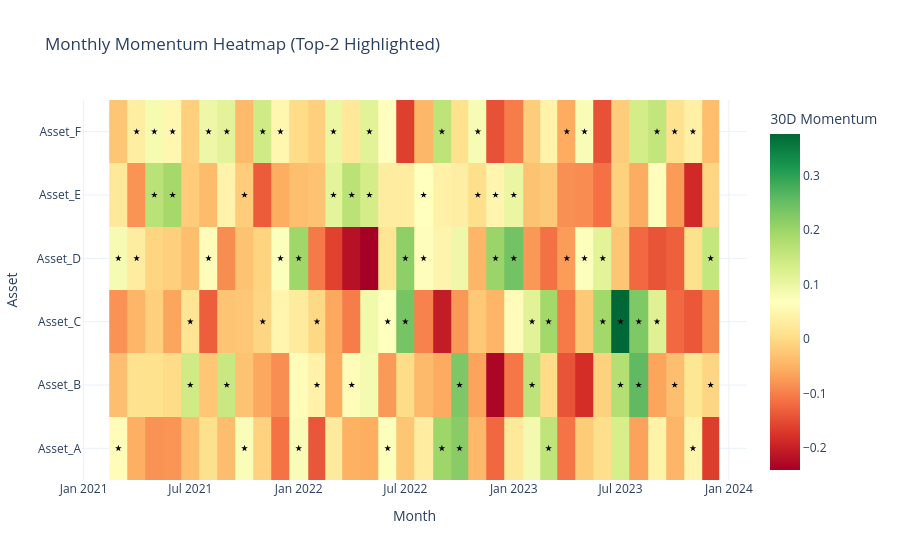

Write notebook code for a chart like this one.
### Code cell
import plotly.express as px
import plotly.graph_objects as go
import numpy as np

momentum_monthly = momentum_on_first_days.groupby(momentum_on_first_days.index).first()
momentum_monthly.index = momentum_monthly.index.astype(str)

top2_mask = momentum_monthly.apply(
    lambda row: row.nlargest(2).index.tolist(),
    axis=1
)

fig = go.Figure()

# Heatmap layer
fig.add_trace(
    go.Heatmap(
        z=momentum_monthly.T.values,
        x=momentum_monthly.index,
        y=momentum_monthly.columns,
        colorscale="RdYlGn",
        colorbar=dict(title="30D Momentum")
    )
)

# Overlay markers for Top-2
for month_idx, month in enumerate(momentum_monthly.index):
    for asset in top2_mask.loc[month]:
        asset_idx = list(momentum_monthly.columns).index(asset)

        fig.add_trace(
            go.Scatter(
                x=[month],
                y=[asset],
                mode="markers",
                marker=dict(
                    symbol="star",
                    size=5,
                    color="black"
                ),
                showlegend=False
            )
        )

fig.update_layout(
    title="Monthly Momentum Heatmap (Top-2 Highlighted)",
    xaxis_title="Month",
    yaxis_title="Asset",
    template="plotly_white"
)

fig.show()

### Figure 1 — Plotly figure (JSON) as saved in the notebook; plotly's stock layout.template omitted (floating-point values rounded to 4 significant figures; data arrays with more than 128 entries replaced by an {"elided": "..."} marker saying what was removed)
{"data": [{"colorbar": {"title": {"text": "30D Momentum"}}, "colorscale": [[0, "rgb(165,0,38)"], [0.1, "rgb(215,48,39)"], [0.2, "rgb(244,109,67)"], [0.3, "rgb(253,174,97)"], [0.4, "rgb(254,224,139)"], [0.5, "rgb(255,255,191)"], [0.6, "rgb(217,239,139)"], [0.7, "rgb(166,217,106)"], [0.8, "rgb(102,189,99)"], [0.9, "rgb(26,152,80)"], [1, "rgb(0,104,55)"]], "type": "heatmap", "x": ["2021-03", "2021-04", "2021-05", "2021-06", "2021-07", "2021-08", "2021-09", "2021-10", "2021-11", "2021-12", "2022-01", "2022-02", "2022-03", "2022-04", "2022-05", "2022-06", "2022-07", "2022-08", "2022-09", "2022-10", "2022-11", "2022-12", "2023-01", "2023-02", "2023-03", "2023-04", "2023-05", "2023-06", "2023-07", "2023-08", "2023-09", "2023-10", "2023-11", "2023-12"], "y": ["Asset_A", "Asset_B", "Asset_C", "Asset_D", "Asset_E", "Asset_F"], "z": {"elided": "6x34 float values"}}, {"marker": {"color": "black", "size": 5, "symbol": "star"}, "mode": "markers", "showlegend": false, "type": "scatter", "x": ["2021-03"], "y": ["Asset_D"]}, {"marker": {"color": "black", "size": 5, "symbol": "star"}, "mode": "markers", "showlegend": false, "type": "scatter", "x": ["2021-03"], "y": ["Asset_A"]}, {"marker": {"color": "black", "size": 5, "symbol": "star"}, "mode": "markers", "showlegend": false, "type": "scatter", "x": ["2021-04"], "y": ["Asset_F"]}, {"marker": {"color": "black", "size": 5, "symbol": "star"}, "mode": "markers", "showlegend": false, "type": "scatter", "x": ["2021-04"], "y": ["Asset_D"]}, {"marker": {"color": "black", "size": 5, "symbol": "star"}, "mode": "markers", "showlegend": false, "type": "scatter", "x": ["2021-05"], "y": ["Asset_E"]}, {"marker": {"color": "black", "size": 5, "symbol": "star"}, "mode": "markers", "showlegend": false, "type": "scatter", "x": ["2021-05"], "y": ["Asset_F"]}, {"marker": {"color": "black", "size": 5, "symbol": "star"}, "mode": "markers", "showlegend": false, "type": "scatter", "x": ["2021-06"], "y": ["Asset_E"]}, {"marker": {"color": "black", "size": 5, "symbol": "star"}, "mode": "markers", "showlegend": false, "type": "scatter", "x": ["2021-06"], "y": ["Asset_F"]}, {"marker": {"color": "black", "size": 5, "symbol": "star"}, "mode": "markers", "showlegend": false, "type": "scatter", "x": ["2021-07"], "y": ["Asset_B"]}, {"marker": {"color": "black", "size": 5, "symbol": "star"}, "mode": "markers", "showlegend": false, "type": "scatter", "x": ["2021-07"], "y": ["Asset_C"]}, {"marker": {"color": "black", "size": 5, "symbol": "star"}, "mode": "markers", "showlegend": false, "type": "scatter", "x": ["2021-08"], "y": ["Asset_F"]}, {"marker": {"color": "black", "size": 5, "symbol": "star"}, "mode": "markers", "showlegend": false, "type": "scatter", "x": ["2021-08"], "y": ["Asset_D"]}, {"marker": {"color": "black", "size": 5, "symbol": "star"}, "mode": "markers", "showlegend": false, "type": "scatter", "x": ["2021-09"], "y": ["Asset_B"]}, {"marker": {"color": "black", "size": 5, "symbol": "star"}, "mode": "markers", "showlegend": false, "type": "scatter", "x": ["2021-09"], "y": ["Asset_F"]}, {"marker": {"color": "black", "size": 5, "symbol": "star"}, "mode": "markers", "showlegend": false, "type": "scatter", "x": ["2021-10"], "y": ["Asset_A"]}, {"marker": {"color": "black", "size": 5, "symbol": "star"}, "mode": "markers", "showlegend": false, "type": "scatter", "x": ["2021-10"], "y": ["Asset_E"]}, {"marker": {"color": "black", "size": 5, "symbol": "star"}, "mode": "markers", "showlegend": false, "type": "scatter", "x": ["2021-11"], "y": ["Asset_F"]}, {"marker": {"color": "black", "size": 5, "symbol": "star"}, "mode": "markers", "showlegend": false, "type": "scatter", "x": ["2021-11"], "y": ["Asset_C"]}, {"marker": {"color": "black", "size": 5, "symbol": "star"}, "mode": "markers", "showlegend": false, "type": "scatter", "x": ["2021-12"], "y": ["Asset_D"]}, {"marker": {"color": "black", "size": 5, "symbol": "star"}, "mode": "markers", "showlegend": false, "type": "scatter", "x": ["2021-12"], "y": ["Asset_F"]}, {"marker": {"color": "black", "size": 5, "symbol": "star"}, "mode": "markers", "showlegend": false, "type": "scatter", "x": ["2022-01"], "y": ["Asset_D"]}, {"marker": {"color": "black", "size": 5, "symbol": "star"}, "mode": "markers", "showlegend": false, "type": "scatter", "x": ["2022-01"], "y": ["Asset_A"]}, {"marker": {"color": "black", "size": 5, "symbol": "star"}, "mode": "markers", "showlegend": false, "type": "scatter", "x": ["2022-02"], "y": ["Asset_B"]}, {"marker": {"color": "black", "size": 5, "symbol": "star"}, "mode": "markers", "showlegend": false, "type": "scatter", "x": ["2022-02"], "y": ["Asset_C"]}, {"marker": {"color": "black", "size": 5, "symbol": "star"}, "mode": "markers", "showlegend": false, "type": "scatter", "x": ["2022-03"], "y": ["Asset_E"]}, {"marker": {"color": "black", "size": 5, "symbol": "star"}, "mode": "markers", "showlegend": false, "type": "scatter", "x": ["2022-03"], "y": ["Asset_F"]}, {"marker": {"color": "black", "size": 5, "symbol": "star"}, "mode": "markers", "showlegend": false, "type": "scatter", "x": ["2022-04"], "y": ["Asset_E"]}, {"marker": {"color": "black", "size": 5, "symbol": "star"}, "mode": "markers", "showlegend": false, "type": "scatter", "x": ["2022-04"], "y": ["Asset_B"]}, {"marker": {"color": "black", "size": 5, "symbol": "star"}, "mode": "markers", "showlegend": false, "type": "scatter", "x": ["2022-05"], "y": ["Asset_E"]}, {"marker": {"color": "black", "size": 5, "symbol": "star"}, "mode": "markers", "showlegend": false, "type": "scatter", "x": ["2022-05"], "y": ["Asset_F"]}, {"marker": {"color": "black", "size": 5, "symbol": "star"}, "mode": "markers", "showlegend": false, "type": "scatter", "x": ["2022-06"], "y": ["Asset_A"]}, {"marker": {"color": "black", "size": 5, "symbol": "star"}, "mode": "markers", "showlegend": false, "type": "scatter", "x": ["2022-06"], "y": ["Asset_C"]}, {"marker": {"color": "black", "size": 5, "symbol": "star"}, "mode": "markers", "showlegend": false, "type": "scatter", "x": ["2022-07"], "y": ["Asset_C"]}, {"marker": {"color": "black", "size": 5, "symbol": "star"}, "mode": "markers", "showlegend": false, "type": "scatter", "x": ["2022-07"], "y": ["Asset_D"]}, {"marker": {"color": "black", "size": 5, "symbol": "star"}, "mode": "markers", "showlegend": false, "type": "scatter", "x": ["2022-08"], "y": ["Asset_E"]}, {"marker": {"color": "black", "size": 5, "symbol": "star"}, "mode": "markers", "showlegend": false, "type": "scatter", "x": ["2022-08"], "y": ["Asset_D"]}, {"marker": {"color": "black", "size": 5, "symbol": "star"}, "mode": "markers", "showlegend": false, "type": "scatter", "x": ["2022-09"], "y": ["Asset_A"]}, {"marker": {"color": "black", "size": 5, "symbol": "star"}, "mode": "markers", "showlegend": false, "type": "scatter", "x": ["2022-09"], "y": ["Asset_F"]}, {"marker": {"color": "black", "size": 5, "symbol": "star"}, "mode": "markers", "showlegend": false, "type": "scatter", "x": ["2022-10"], "y": ["Asset_B"]}, {"marker": {"color": "black", "size": 5, "symbol": "star"}, "mode": "markers", "showlegend": false, "type": "scatter", "x": ["2022-10"], "y": ["Asset_A"]}, {"marker": {"color": "black", "size": 5, "symbol": "star"}, "mode": "markers", "showlegend": false, "type": "scatter", "x": ["2022-11"], "y": ["Asset_F"]}, {"marker": {"color": "black", "size": 5, "symbol": "star"}, "mode": "markers", "showlegend": false, "type": "scatter", "x": ["2022-11"], "y": ["Asset_E"]}, {"marker": {"color": "black", "size": 5, "symbol": "star"}, "mode": "markers", "showlegend": false, "type": "scatter", "x": ["2022-12"], "y": ["Asset_D"]}, {"marker": {"color": "black", "size": 5, "symbol": "star"}, "mode": "markers", "showlegend": false, "type": "scatter", "x": ["2022-12"], "y": ["Asset_E"]}, {"marker": {"color": "black", "size": 5, "symbol": "star"}, "mode": "markers", "showlegend": false, "type": "scatter", "x": ["2023-01"], "y": ["Asset_D"]}, {"marker": {"color": "black", "size": 5, "symbol": "star"}, "mode": "markers", "showlegend": false, "type": "scatter", "x": ["2023-01"], "y": ["Asset_E"]}, {"marker": {"color": "black", "size": 5, "symbol": "star"}, "mode": "markers", "showlegend": false, "type": "scatter", "x": ["2023-02"], "y": ["Asset_B"]}, {"marker": {"color": "black", "size": 5, "symbol": "star"}, "mode": "markers", "showlegend": false, "type": "scatter", "x": ["2023-02"], "y": ["Asset_C"]}, {"marker": {"color": "black", "size": 5, "symbol": "star"}, "mode": "markers", "showlegend": false, "type": "scatter", "x": ["2023-03"], "y": ["Asset_C"]}, {"marker": {"color": "black", "size": 5, "symbol": "star"}, "mode": "markers", "showlegend": false, "type": "scatter", "x": ["2023-03"], "y": ["Asset_A"]}, {"marker": {"color": "black", "size": 5, "symbol": "star"}, "mode": "markers", "showlegend": false, "type": "scatter", "x": ["2023-04"], "y": ["Asset_F"]}, {"marker": {"color": "black", "size": 5, "symbol": "star"}, "mode": "markers", "showlegend": false, "type": "scatter", "x": ["2023-04"], "y": ["Asset_D"]}, {"marker": {"color": "black", "size": 5, "symbol": "star"}, "mode": "markers", "showlegend": false, "type": "scatter", "x": ["2023-05"], "y": ["Asset_F"]}, {"marker": {"color": "black", "size": 5, "symbol": "star"}, "mode": "markers", "showlegend": false, "type": "scatter", "x": ["2023-05"], "y": ["Asset_D"]}, {"marker": {"color": "black", "size": 5, "symbol": "star"}, "mode": "markers", "showlegend": false, "type": "scatter", "x": ["2023-06"], "y": ["Asset_C"]}, {"marker": {"color": "black", "size": 5, "symbol": "star"}, "mode": "markers", "showlegend": false, "type": "scatter", "x": ["2023-06"], "y": ["Asset_D"]}, {"marker": {"color": "black", "size": 5, "symbol": "star"}, "mode": "markers", "showlegend": false, "type": "scatter", "x": ["2023-07"], "y": ["Asset_C"]}, {"marker": {"color": "black", "size": 5, "symbol": "star"}, "mode": "markers", "showlegend": false, "type": "scatter", "x": ["2023-07"], "y": ["Asset_B"]}, {"marker": {"color": "black", "size": 5, "symbol": "star"}, "mode": "markers", "showlegend": false, "type": "scatter", "x": ["2023-08"], "y": ["Asset_B"]}, {"marker": {"color": "black", "size": 5, "symbol": "star"}, "mode": "markers", "showlegend": false, "type": "scatter", "x": ["2023-08"], "y": ["Asset_C"]}, {"marker": {"color": "black", "size": 5, "symbol": "star"}, "mode": "markers", "showlegend": false, "type": "scatter", "x": ["2023-09"], "y": ["Asset_F"]}, {"marker": {"color": "black", "size": 5, "symbol": "star"}, "mode": "markers", "showlegend": false, "type": "scatter", "x": ["2023-09"], "y": ["Asset_C"]}, {"marker": {"color": "black", "size": 5, "symbol": "star"}, "mode": "markers", "showlegend": false, "type": "scatter", "x": ["2023-10"], "y": ["Asset_F"]}, {"marker": {"color": "black", "size": 5, "symbol": "star"}, "mode": "markers", "showlegend": false, "type": "scatter", "x": ["2023-10"], "y": ["Asset_B"]}, {"marker": {"color": "black", "size": 5, "symbol": "star"}, "mode": "markers", "showlegend": false, "type": "scatter", "x": ["2023-11"], "y": ["Asset_A"]}, {"marker": {"color": "black", "size": 5, "symbol": "star"}, "mode": "markers", "showlegend": false, "type": "scatter", "x": ["2023-11"], "y": ["Asset_F"]}, {"marker": {"color": "black", "size": 5, "symbol": "star"}, "mode": "markers", "showlegend": false, "type": "scatter", "x": ["2023-12"], "y": ["Asset_D"]}, {"marker": {"color": "black", "size": 5, "symbol": "star"}, "mode": "markers", "showlegend": false, "type": "scatter", "x": ["2023-12"], "y": ["Asset_B"]}], "layout": {"title": {"text": "Monthly Momentum Heatmap (Top-2 Highlighted)"}, "xaxis": {"title": {"text": "Month"}}, "yaxis": {"title": {"text": "Asset"}}}}
